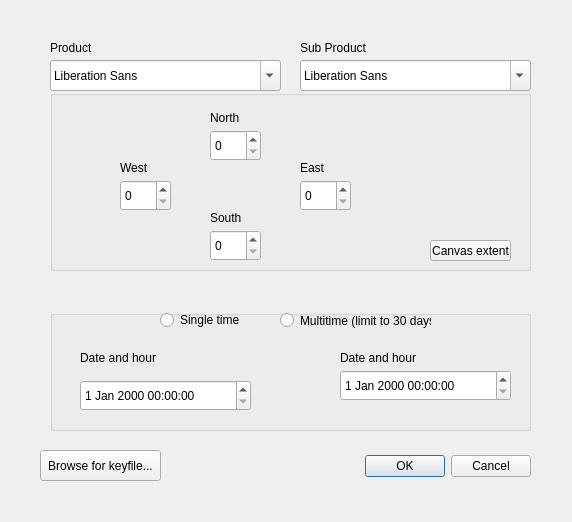
<?xml version="1.0" encoding="UTF-8"?>
<ui version="4.0">
 <class>Dialog</class>
 <widget class="QDialog" name="Dialog">
  <property name="geometry">
   <rect>
    <x>0</x>
    <y>0</y>
    <width>572</width>
    <height>522</height>
   </rect>
  </property>
  <property name="windowTitle">
   <string>Dialog</string>
  </property>
  <widget class="QDialogButtonBox" name="buttonBox">
   <property name="geometry">
    <rect>
     <x>190</x>
     <y>450</y>
     <width>341</width>
     <height>32</height>
    </rect>
   </property>
   <property name="orientation">
    <enum>Qt::Horizontal</enum>
   </property>
   <property name="standardButtons">
    <set>QDialogButtonBox::Cancel|QDialogButtonBox::Ok</set>
   </property>
  </widget>
  <widget class="QFontComboBox" name="fontComboBox">
   <property name="geometry">
    <rect>
     <x>50</x>
     <y>60</y>
     <width>231</width>
     <height>31</height>
    </rect>
   </property>
  </widget>
  <widget class="QFontComboBox" name="fontComboBox_2">
   <property name="geometry">
    <rect>
     <x>300</x>
     <y>60</y>
     <width>231</width>
     <height>31</height>
    </rect>
   </property>
  </widget>
  <widget class="QLabel" name="label">
   <property name="geometry">
    <rect>
     <x>50</x>
     <y>40</y>
     <width>55</width>
     <height>16</height>
    </rect>
   </property>
   <property name="text">
    <string>Product</string>
   </property>
  </widget>
  <widget class="QLabel" name="label_2">
   <property name="geometry">
    <rect>
     <x>300</x>
     <y>40</y>
     <width>91</width>
     <height>16</height>
    </rect>
   </property>
   <property name="text">
    <string>Sub Product</string>
   </property>
  </widget>
  <widget class="QGroupBox" name="groupBox">
   <property name="geometry">
    <rect>
     <x>50</x>
     <y>90</y>
     <width>481</width>
     <height>181</height>
    </rect>
   </property>
   <property name="title">
    <string/>
   </property>
   <widget class="QSpinBox" name="spinBox_3">
    <property name="geometry">
     <rect>
      <x>70</x>
      <y>90</y>
      <width>51</width>
      <height>31</height>
     </rect>
    </property>
   </widget>
   <widget class="QLabel" name="label_7">
    <property name="geometry">
     <rect>
      <x>70</x>
      <y>70</y>
      <width>91</width>
      <height>16</height>
     </rect>
    </property>
    <property name="text">
     <string>West</string>
    </property>
   </widget>
   <widget class="QSpinBox" name="spinBox">
    <property name="geometry">
     <rect>
      <x>160</x>
      <y>40</y>
      <width>51</width>
      <height>31</height>
     </rect>
    </property>
   </widget>
   <widget class="QLabel" name="label_5">
    <property name="geometry">
     <rect>
      <x>160</x>
      <y>20</y>
      <width>91</width>
      <height>16</height>
     </rect>
    </property>
    <property name="text">
     <string>North</string>
    </property>
   </widget>
   <widget class="QSpinBox" name="spinBox_4">
    <property name="geometry">
     <rect>
      <x>160</x>
      <y>140</y>
      <width>51</width>
      <height>31</height>
     </rect>
    </property>
   </widget>
   <widget class="QSpinBox" name="spinBox_2">
    <property name="geometry">
     <rect>
      <x>250</x>
      <y>90</y>
      <width>51</width>
      <height>31</height>
     </rect>
    </property>
   </widget>
   <widget class="QLabel" name="label_8">
    <property name="geometry">
     <rect>
      <x>250</x>
      <y>70</y>
      <width>91</width>
      <height>16</height>
     </rect>
    </property>
    <property name="text">
     <string>East</string>
    </property>
   </widget>
   <widget class="QLabel" name="label_6">
    <property name="geometry">
     <rect>
      <x>160</x>
      <y>120</y>
      <width>91</width>
      <height>16</height>
     </rect>
    </property>
    <property name="text">
     <string>South</string>
    </property>
   </widget>
   <widget class="QPushButton" name="pushButton">
    <property name="geometry">
     <rect>
      <x>380</x>
      <y>150</y>
      <width>81</width>
      <height>21</height>
     </rect>
    </property>
    <property name="text">
     <string>Canvas extent</string>
    </property>
   </widget>
  </widget>
  <widget class="QGroupBox" name="groupBox_2">
   <property name="geometry">
    <rect>
     <x>50</x>
     <y>310</y>
     <width>481</width>
     <height>121</height>
    </rect>
   </property>
   <property name="title">
    <string/>
   </property>
   <widget class="QDateTimeEdit" name="dateTimeEdit">
    <property name="geometry">
     <rect>
      <x>30</x>
      <y>70</y>
      <width>171</width>
      <height>31</height>
     </rect>
    </property>
   </widget>
   <widget class="QLabel" name="label_3">
    <property name="geometry">
     <rect>
      <x>30</x>
      <y>40</y>
      <width>91</width>
      <height>16</height>
     </rect>
    </property>
    <property name="text">
     <string>Date and hour</string>
    </property>
   </widget>
   <widget class="QDateTimeEdit" name="dateTimeEdit_2">
    <property name="geometry">
     <rect>
      <x>290</x>
      <y>60</y>
      <width>171</width>
      <height>31</height>
     </rect>
    </property>
   </widget>
   <widget class="QLabel" name="label_4">
    <property name="geometry">
     <rect>
      <x>290</x>
      <y>40</y>
      <width>91</width>
      <height>16</height>
     </rect>
    </property>
    <property name="text">
     <string>Date and hour</string>
    </property>
   </widget>
   <widget class="QRadioButton" name="radioButton">
    <property name="geometry">
     <rect>
      <x>110</x>
      <y>0</y>
      <width>95</width>
      <height>20</height>
     </rect>
    </property>
    <property name="text">
     <string>Single time</string>
    </property>
   </widget>
   <widget class="QRadioButton" name="radioButton_2">
    <property name="geometry">
     <rect>
      <x>230</x>
      <y>0</y>
      <width>151</width>
      <height>21</height>
     </rect>
    </property>
    <property name="text">
     <string>Multitime (limit to 30 days)</string>
    </property>
   </widget>
  </widget>
  <widget class="QToolButton" name="toolButton">
   <property name="geometry">
    <rect>
     <x>40</x>
     <y>450</y>
     <width>121</width>
     <height>31</height>
    </rect>
   </property>
   <property name="text">
    <string>Browse for keyfile...</string>
   </property>
  </widget>
 </widget>
 <resources/>
 <connections>
  <connection>
   <sender>buttonBox</sender>
   <signal>accepted()</signal>
   <receiver>Dialog</receiver>
   <slot>accept()</slot>
   <hints>
    <hint type="sourcelabel">
     <x>248</x>
     <y>254</y>
    </hint>
    <hint type="destinationlabel">
     <x>157</x>
     <y>274</y>
    </hint>
   </hints>
  </connection>
  <connection>
   <sender>buttonBox</sender>
   <signal>rejected()</signal>
   <receiver>Dialog</receiver>
   <slot>reject()</slot>
   <hints>
    <hint type="sourcelabel">
     <x>316</x>
     <y>260</y>
    </hint>
    <hint type="destinationlabel">
     <x>286</x>
     <y>274</y>
    </hint>
   </hints>
  </connection>
 </connections>
</ui>
